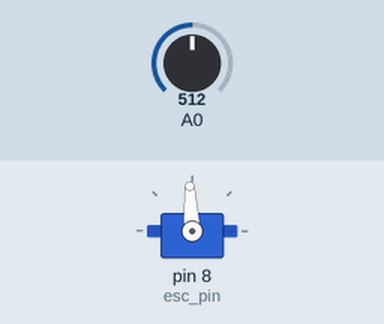
Bench run of a sketch on a simulated Arduino Uno, built with avr-gcc and run on an emulated ATmega328P. Parts: servo. The inputs (shaded band) are chosen by the test bench; at power-on: A0 = 512.

Above: at 1.2 s.
1.3 s: A0 set to 716
At 2.3 s:
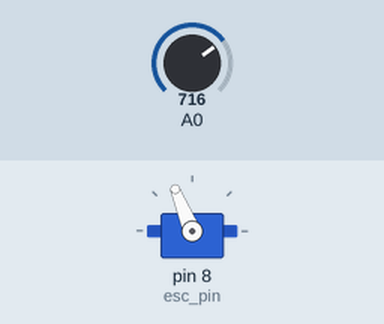
2.8 s: A0 set to 900
At 3.5 s:
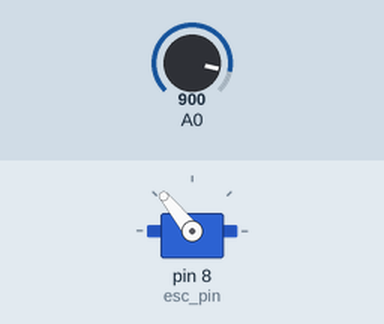
4.3 s: A0 set to 1023
At 4.6 s:
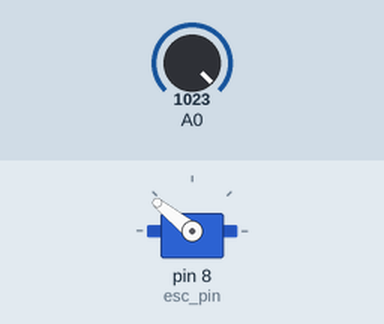
5.8 s: A0 set to 306
At 6.9 s:
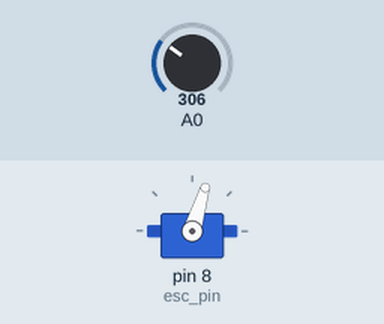
7.3 s: A0 set to 122
At 8.1 s:
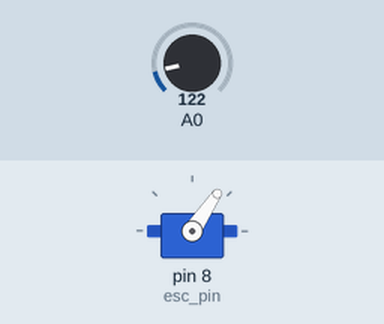
8.8 s: A0 set to 511
At 9.2 s:
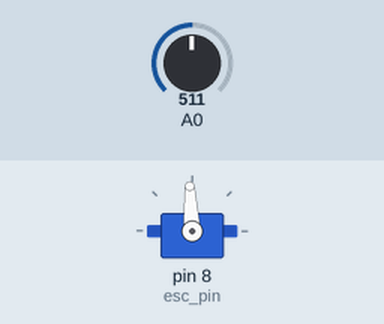
Timing chart, 0 to 11.3 s (numbered marks = the images above; inputs shaded):
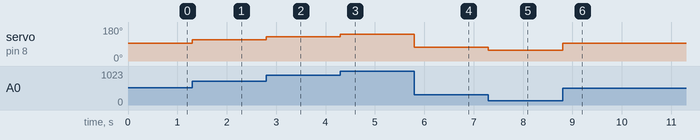

Measured:
- after the input at 1.3 s, servo on pin 8 (esc_pin): 93° → 112° at once
- after the input at 2.8 s, servo on pin 8 (esc_pin): 112° → 129° at once
- after the input at 4.3 s, servo on pin 8 (esc_pin): 129° → 141° at once
- after the input at 5.8 s, servo on pin 8 (esc_pin): 141° → 73° at once
- after the input at 7.3 s, servo on pin 8 (esc_pin): 73° → 56° at once
- after the input at 8.8 s, servo on pin 8 (esc_pin): 56° → 93° at once

The sketch:

ESC.ino
```cpp
#include<Servo.h>
Servo ESC;                              //Using the servo library to send out pwm signal for the esc
#define esc_pin 8                       // Change your pin connected to esc accordingly here

void setup(){
  ESC.attach(esc_pin);
  ESC.writeMicroseconds(1000);
  Serial.begin(9600);
}

void loop(){
  int val;
  val = analogRead(A0);
  val = map(val, 0, 1023, 1000, 2000);   // Mapping the input value(0 to 1023) from potentiometer to 1000 to 2000 pwm signal
                                         // Change accordingly if your motor starts spinning even when potentiometer is set at 0
  ESC.writeMicroseconds(val);
}
```
